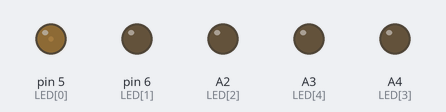
Bench run of a sketch on a simulated Arduino Uno, built with avr-gcc and run on an emulated ATmega328P. On the bench: output pins drawn as LEDs (lit = HIGH).

Above: at 0.05 s.
At 0.45 s:
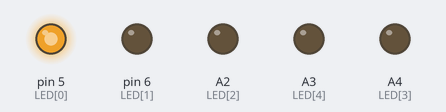
At 0.85 s:
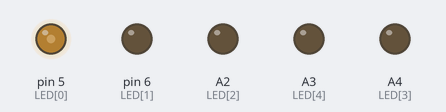
At 1.75 s:
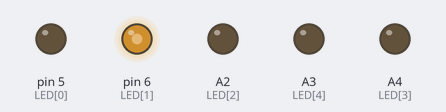
At 2.6 s:
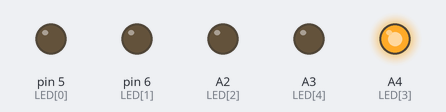
At 3.5 s:
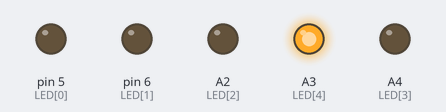
Timing chart, 0 to 8.1 s (numbered marks = the images above):
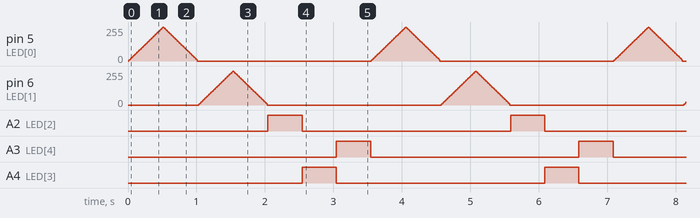

The sketch:

fadeLEDs.ino
```cpp
// 5 white LEDs, analog pins: 5,6 ; digital pins: A2, A4, A3
int LED[] = {5, 6, A2, A4, A3};
int brightness = 0;
int fadeAmount = 5;
boolean unfinished = true;
boolean DEBUG = false;

void setup(){
    // digital pins need to be declared as output
    pinMode(LED[2], OUTPUT);
    pinMode(LED[3], OUTPUT);
    pinMode(LED[4], OUTPUT);
    // debug mode on/off
    if (DEBUG){
        Serial.begin(9600);
    }
}

void loop() {
    for (int i = 0; i<= 4; i++){
        while (unfinished){
            // routine for analog pins
            if(i == 0 || i == 1){
                analogWrite(LED[i], brightness);
                brightness = brightness + fadeAmount;
                if (brightness == 255) {
                    fadeAmount = -fadeAmount ;
                }
                if (brightness == 0){
                    unfinished = false;
                    fadeAmount = -fadeAmount;
                    analogWrite(LED[i], LOW);
                }
                delay (10);
            }
            // routine for digital pins
            else{
                digitalWrite(LED[i], HIGH);
                delay (500);
                digitalWrite(LED[i], LOW);
                unfinished = false;
            }
            // debug mode writer
            if (DEBUG){
                Serial.print("loop_nr: ");
                Serial.print(i);
                Serial.print("\t");
                Serial.print("brightness: ");
                Serial.print(brightness);
                Serial.print("\t");
                Serial.print("loop finished: ");
                Serial.println(unfinished);
            }
        }
        unfinished = true;
    }

}
```

Measured:
- by itself, A2 (LED[2]), A3 (LED[4]), A4 (LED[3]): alternates HIGH for 0.50 s and LOW for 3.0 s
